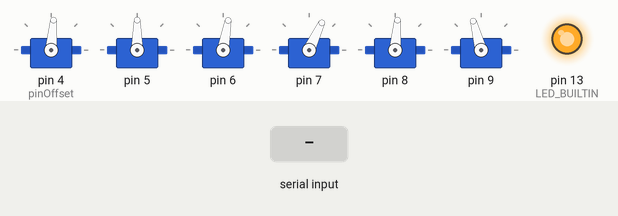
Bench run of a sketch on a simulated Arduino Nano, built with avr-gcc and run on an emulated ATmega328P. Shown: 6 × servo, output pins drawn as LEDs (lit = HIGH). Inputs (shaded band) come from the test bench. What the sketch prints to the serial monitor is not drawn.

Above: at 0.15 s.
At 9.9 s:
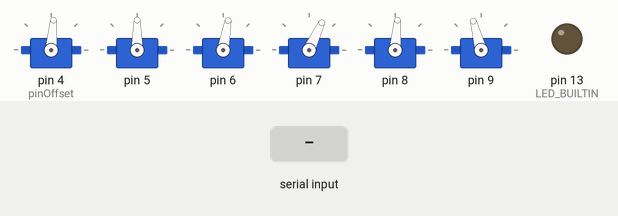
10.0 s: "B90\n" received over Serial
Timing chart, 0 to 13.0 s (numbered marks = the images above; inputs shaded):
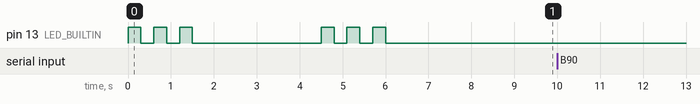

Measured:
- after the input at 10.0 s, every drawn part: stays the same

The sketch:

sketch_SnakeSpinalCord07.ino
```cpp
//SnakeSpinalCord - Version07 is for the 3 Arduino Nanos in this snake robot
//Variations for 'A', 'B' and 'C' are coded in.
//Edit the const byte THIS_BOARD line below before uploading.

#include <Servo.h>
const byte THIS_BOARD = 'B';
String thisBoardId; // assigned to "A", "B" or "C" below

//20171105 JPC started John Calder 05 Nov 2017
//20171201 JPC bring in servo testing and lose SoftwareSerial
//20171208 JPC edit and update comments
//20171221 JPC begin testing on completed snake robot hardware
//20171223 JPC remove i2c code and attempt SoftwareSerial again
//20171228 JPC remove all SoftwareSerial - use Serial for monitoring one Nano at a time

//Robot snake has a smartphone or smartwatch "brain" in its head
//The "body" has 10 segments. Each segment has 2 servos -
//- one for vertical and one for horizontal movement.
//
//The "brain" sends serial commands by bluetooth.
//  The "spinal cord" is an HC-05 unit receiving these commands
//  and passing them on from its "TX" pin to the "RX" pins of 3 x Arduino Nano.
//  each Nano receives all signals but can identify the first byte 'A' 'B' or 'C' and act on its signals only
//  20171228 serial line for sending back responses by Bluetooth.
//   - can be plugged in to one of 'A', 'B' or 'C'

//Serial command protocol by example:
//  "A3-050"-- "Attention Nano 'A' - set servo number '3' to 'minus 50 degrees from mid position".
//  "C0+000" -- "Attention Nano 'C' - set servo number '0' to 'mid' position".

// Config for servos - fine adjustment to "mid" position

Servo servosArray[8];
// Default Config for servos - fine adjustment to "mid" position - see configA(), configB(), configC() below
int offset[8] = {0,0,0,0,0,0,0,0};
// Config for servos - direction switch values 1 or -1
int dir[8] = {1,1,1,1,1,1,1,1};
bool isAssembling = false;
int servoNumber = 0; //0 to 7 - on pins 4 to 11

int posNeg = 1;
int signalPlace = 0;
int val = 0;
bool isStartupTesting = true;
int nServos = 6; //default for A and B. C has 8 see config below
int pinOffset = 4; //default for Arduino Nano use pins 4,5,6 ...

//The code in configA(), configB(), config(C) needs custom editing for each snake robot
//with values from test results. Example values here are from snake "Harald" as at Dec 2017.
void configA() {
  thisBoardId = "A";
  offset[0] = 5;  dir[0] = 1;
  offset[1] = -5;  dir[1] = -1;
  //20171226 JPC change from 15 to 0
  offset[2] = 0;  dir[2] = -1;
  offset[3] = -15;  dir[3] = 1;
  offset[4] = 0;  dir[4] = 1;
  offset[5] = 25;  dir[5] = -1;
  offset[6] = 0;  dir[6] = 1;
  offset[7] = 0;  dir[7] = 1;
}

void configB() {
  thisBoardId = "B";
  offset[0] = -5;  dir[0] = 1;
  offset[1] = 0;  dir[1] = 1;
  offset[2] = -10;  dir[2] = 1;
  offset[3] = 25;  dir[3] = -1;
  offset[4] = -5;  dir[4] = 1;
  //20171228 JPC adjustment needed for a new servo change from 0 to 15
  offset[5] = 15;  dir[5] = 1;
  offset[6] = 0;  dir[6] = 1;
  offset[7] = 0;  dir[7] = 1;
}

void configC() {
  thisBoardId = "C";
  nServos = 8;
  offset[0] = -30;  dir[0] = 1;
  offset[1] = -20;  dir[1] = 1;
  offset[2] = 20;  dir[2] = -1;
  offset[3] = 30;  dir[3] = -1;
  //20171226 JPC correction 20 to -20
  offset[4] = -20;  dir[4] = 1;
  offset[5] = -25;  dir[5] = 1;
  offset[6] = 0;  dir[6] = 1;
  offset[7] = 17;  dir[7] = -1;
}

void setup() {
    // HC-05 is reconfigured from 9600 to 38400
    Serial.begin(38400);
    //TESTING
    Serial.println("Startup " + thisBoardId);

    //config by THIS_BOARD
    if(THIS_BOARD == 'A') {
      configA();
    }else if(THIS_BOARD == 'B') {
      configB();
    }else if(THIS_BOARD == 'C') {
      configC();
    } else {
      Serial.println("ERROR: Board Id");
      //TODO solder on coloured LEDS for cases like this
    }

    //Setup 6 or 8 servos
    for(int i = 0; i < nServos; i++) {
      servosArray[i].attach(i+pinOffset);
    }
    // Apply offset settings
    for(int i = 0; i < nServos; i++) {
      servosArray[i].write((offset[i] * dir[i]) + 90);
    }

    // test on startup by flashing light pattern.
    pinMode(LED_BUILTIN, OUTPUT);
}

void loop() {
    //On Startup or Reset run a 3-flash-then-pause indication twice
    if(isStartupTesting) {
      flashTest(); flashTest();
      isStartupTesting = false;
    }

    // Keep reading from HC-05
    while (Serial.available()) {
      byte c = Serial.read();
      //TESTING - echo back for monitor
      //Serial.write(c);

      //listen for 'A', 'B', or 'C'
      if(c == THIS_BOARD) {
        isAssembling = true;
        signalPlace = 0;
        val = 0;
        Serial.println("recv " + thisBoardId );
      }else if(c == 'x') {
        //character for time delay
        delay(500);
      }else if(isAssembling) {
        signalPlace += 1;
        assemble(c);
      }
    }
}

void assemble(byte c) {
  if(signalPlace == 1) {
    servoNumber = c - 48;
  }else if(signalPlace == 2) {
    if(c == '-') {
      posNeg = -1;
    }else if(c == '+') {
      posNeg = 1;
    }else {
      //error condition, stop processing and if debugging send a signal
      isAssembling = false;
      Serial.print("ERROR: ch2 = "); Serial.println((char)c);
      return;
    }
  }else if(signalPlace == 3) {
    val = (c - 48) * 100;
  }else if(signalPlace == 4) {
    val = val + (c - 48) * 10;
  }else if(signalPlace == 5) {
    val = val + (c - 48);
    process();
    //return to listening mode
    isAssembling = false;
  }
}

void process() {
  val = val * posNeg;
  if(val > 50)val = 50;
  if(val < -50) val = -50;
  Serial.print("value: "); Serial.println(val);
  //20171226 JPC apply offset and direction corrections for each servo (includes bug-fix)
  val = (val + offset[servoNumber]) * dir[servoNumber];
  val = val + 90 ;
  servosArray[servoNumber].write(val);
}

void flashTest() {
  //call this on startup - gives 3 flashes then a pause
  digitalWrite(LED_BUILTIN, HIGH);   // turn the LED on (HIGH is the voltage level)
  delay(300);                       // wait for a second
  digitalWrite(LED_BUILTIN, LOW);    // turn the LED off by making the voltage LOW
  delay(300);
    digitalWrite(LED_BUILTIN, HIGH);   // turn the LED on (HIGH is the voltage level)
  delay(300);                       // wait for a second
  digitalWrite(LED_BUILTIN, LOW);    // turn the LED off by making the voltage LOW
  delay(300);
  digitalWrite(LED_BUILTIN, HIGH);   // turn the LED on (HIGH is the voltage level)
  delay(300);                       // wait for a second
  digitalWrite(LED_BUILTIN, LOW);    // turn the LED off by making the voltage LOW
  delay(3000);
}
```
